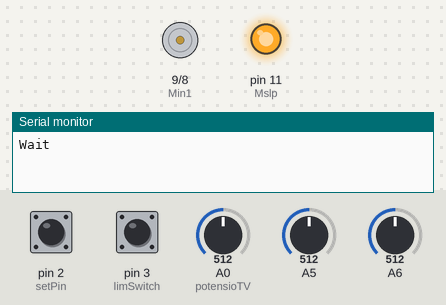
A sketch run on a simulated Arduino Nano, built with avr-gcc and run on an emulated ATmega328P. On the bench: motor-driver pin pairs drawn as motors (green arrow = first pin HIGH = forward, orange = second pin HIGH = backward, longer = more drive, scaled by the enable pin), output pins drawn as LEDs (lit = HIGH), the last lines printed to the serial monitor. The test bench sets the inputs (shaded band); at power-on: pin 3 (limSwitch) HIGH, A5 = 512, pin 2 (setPin) HIGH, A0 (potensioTV) = 512, A6 = 512.

Above: at 5.0 s.
5.1 s: pin 3 (limSwitch) pulled LOW for 0.15 s
At 7.8 s:
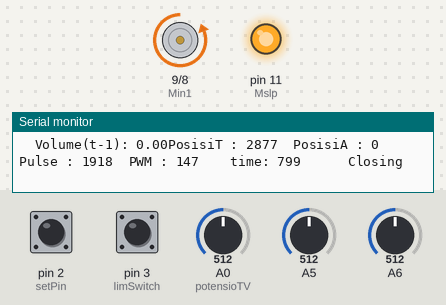
12.2 s: A5 set to 549
15.2 s: A5 set to 580
18.2 s: pin 3 (limSwitch) pulled LOW for 0.15 s
At 29.4 s:
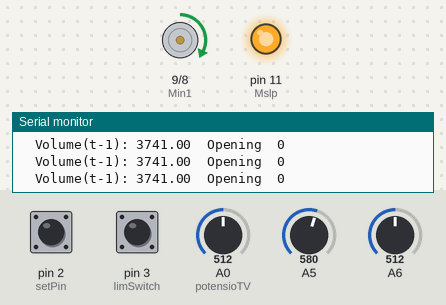
Timing chart, 0 to 29.7 s (numbered marks = the images above; inputs shaded):
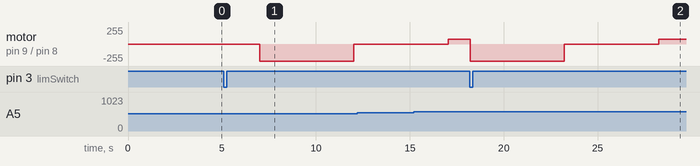

Measured:
- after the input at 5.1 s, motor on pin 9 (Min1) / pin 8 (Min2): stopped → backward 255/255 after 1.9 s, → stopped 5.0 s later
- after the input at 18.2 s, motor on pin 9 (Min1) / pin 8 (Min2): forward 70/255 → backward 255/255 at once, → stopped 5.0 s later, → forward 70/255 5.0 s later

The sketch:

TestKecepatanMotor.ino
```cpp
//Pin Control Motor////////////////////////////////////////////////////////////
#define Min1 9
#define Min2 8
#define Men 10
#define Mslp 11
#define limSwitch 3

#define encoder 18

const byte setPin = 2;

int nilaiPotensioTV = 0;

const int potensioTV = A0;

int TV = 500;
int tIn = 1500;

bool start = 0;
bool limState = false;

int count;
bool rise = false;

float pres, rho = 1.2754, //mass jenis udara 1.2 Kg/m3
            a1 = 188.691 * 1e-6,  //m^2
            a2 = 78.539 * 1e-6,  //m^2
            v1, v2, Q1, Q2,
            interval_limit, pressure, volume, tp, MAX_PRESSURE;

int tBef;

float lastOutput;
float vol;
unsigned long ti;

int posisi;
int pulsePerSecond;
int pwm;

void setup() {
  // put your setup code here, to run once:
  Serial.begin(115200);

  pinMode(setPin, INPUT_PULLUP);
  pinMode(limSwitch, INPUT_PULLUP);
  pinMode(encoder, INPUT_PULLUP);

  attachInterrupt(digitalPinToInterrupt(setPin), blink1, FALLING);
  attachInterrupt(digitalPinToInterrupt(limSwitch), limSwich_Procedure, FALLING);
  attachInterrupt(digitalPinToInterrupt(encoder),  motorEncoder, FALLING);

  pinMode(Min1, OUTPUT);
  pinMode(Min2, OUTPUT);
  pinMode(Men, OUTPUT);
  pinMode(Mslp, OUTPUT);
  digitalWrite(Men, HIGH);
  digitalWrite(Mslp, HIGH);
  digitalWrite(Min2, LOW);
  digitalWrite(Min1, LOW);

  Serial.println("Wait");
  delay(5000);

  digitalWrite(Min1, LOW);
  analogWrite(Min2, 70);
  Serial.println("Close");
  delay(2000);


  while (limState == 0) {
    digitalWrite(Min2, LOW);
    Serial.println("Open");
    analogWrite(Min1, 70);
  }
}

void loop() {
  // put your main code here, to run repeatedly:
  int time[] = {2000, 2000, 0};

  limState = false;

  Serial.println("Running ");
  for (int i = 0; i < 2; i++) {

    nilaiPotensioTV = analogRead(potensioTV);
    nilaiPotensioTV = map(nilaiPotensioTV, 0, 1020, 40, 255);

    //    time[0] = map(nilaiPotensioTV, 100, 70, 3000, 5000);

    perintah(i , time[i]);
    //    Serial.print("Waktu :");

    //    Serial.print("Perintah :");
    //    Serial.print(i);
    //    Serial.print("  ");
  }

  limState = false;

  while (limState == 0) {
    //  while (count[0] >= 1627) {
    read_pressure();

    nilaiPotensioTV = analogRead(potensioTV);
    nilaiPotensioTV = map(nilaiPotensioTV, 0, 1020, 40, 255);

    //    Serial.print("PWM : ");
    //    Serial.print(nilaiPotensioTV);
    //    Serial.print("  ");

    analogWrite(Min1, 70);
    digitalWrite(Min2, LOW);

    rise = false;

    Serial.print("  Opening");
    Serial.print("  ");
    Serial.println(count);
  }

  delay(10);
}

void perintah(int c, int t) {
  unsigned long tick = millis();

  tBef = 0;
  volume = 0;

  posisi = (1.9204 * TV) + 1917;

  pulsePerSecond = posisi / (tIn / 1000.0);

  pwm = (0.0607 * pulsePerSecond) + 24.108;

  while (millis() - tick <= 5000) {
    read_pressure();
    t = millis() - tick; // ms
    //    Serial.print("  t: "); Serial.print(t);

    volume += Q1 * ((t - tBef) / 1000.0);  // ml

    //    Serial.print("  DeltaT: "); Serial.print(t - tBef);
    //    Serial.print("  Vol= "); Serial.print(volume);

    tBef = t;

    nilaiPotensioTV = analogRead(potensioTV);
    pwm = map(nilaiPotensioTV, 0, 1020, 40, 255);

    Serial.print("PosisiT : ");
    Serial.print(posisi);
    Serial.print("  ");

    Serial.print("PosisiA : ");
    Serial.print(count);
    Serial.print("  ");

    Serial.print("Pulse : ");
    Serial.print(pulsePerSecond);
    Serial.print("  ");

    Serial.print("PWM : ");
    Serial.print(pwm);
    Serial.print("  ");

    switch (c) {
      case 0:
        if (count <= 3000) {
          digitalWrite(Min1, LOW);
          analogWrite(Min2, pwm);
          Serial.print("  time: ");
          Serial.print(millis() - tick);
          Serial.print("    ");
        } else {
          digitalWrite(Min1, LOW);
          digitalWrite(Min2, LOW);
        }

        Serial.print("  Closing");
        rise = true;
        Serial.print("  ");
        break;
      case 1:
        delay(100);
        digitalWrite(Min1, LOW);
        digitalWrite(Min2, LOW);
        Serial.print("  Holding");
        Serial.print("  ");
        Serial.print(count);
        break;
        //      case 2:
        //        if (limState == 0) {
        //          analogWrite(Min1, nilaiPotensioTV);
        //          digitalWrite(Min2, LOW);
        //          Serial.print("  Opening");
        //        } else {
        //          digitalWrite(Min2, LOW);
        //          digitalWrite(Min1, LOW);
        //        }
        //        break;
    }
    Serial.println();
  }

  digitalWrite(Min1, LOW);
  digitalWrite(Min2, LOW);

  if (volume != 0) {
    vol = map(volume , 0 , 93, 0, 1000);
    //      vol = volume;
  }

  if (t != 0) {
    ti = t;
  }
}
```

interupt.ino
```cpp
void blink1() {
//  Serial.print("  setSwitch Pressed!! ");
//
//  unsigned long interrupt_time = millis();
//  if (millis() - interrupt_time > 200) {
//    Serial.println (millis() - interrupt_time);
//    Serial.println ("Running!!");
//    start = !start;
//  }
}

void limSwich_Procedure () {
  static unsigned long last_interrupt_time = 0;
  unsigned long interrupt_time = millis();
  // If interrupts come faster than 200ms, assume it's a bounce and ignore
  if (interrupt_time - last_interrupt_time > 200)
  {

    Serial.println ("limSwitch Pressed!!");
    limState = true;
    count = 0;
  }
  last_interrupt_time = interrupt_time;
}

void motorEncoder(){
  if(rise){
    count += 1;
  }else{
    count -= 1;
  }
}
```

pressure.ino
```cpp
float read_pressure() {
  //  Serial.println("MEASURE");
  tp = millis();
  int analogValue = analogRead(A5) - 93;
  int analogValue2 = analogRead(A6);

  pres = ((-0.0603 * analogValue)  + 28.461);

  float alpha = 0.8;

  float average = alpha * pres + (1 - alpha) * lastOutput; //Persamaan EWMA dalam baris program

  lastOutput = average;  //Masukan data suhu yang terfilter kedalam variabel lastHoutput

  //  pres = round(average * 100) / (float)100;  //Untuk membulatkan nilai AverageH ke 2 angka dibelakang koma

  //  pres *= 10.1971;  //
  //  Serial.print("  PRESSUREb: ");Serial.print(pres, 5);
  pres = constrain(pres, 0, 100); //kPa
//  Serial.print("  PRESSUREa: "); Serial.print(pres, 5);
  v1 = sqrt((2 * pres / rho) / (pow((a1 / a2), 2) - 1)); // m/s
  v2 = sqrt((2 * pres / rho) / (1 - (pow((a2 / a1), 2)))); // m/s
  Q1 = a1 * v1;                                   // m3/s
  Q2 = a2 * v2;                                   // m3/s
  Q1 = Q1 * 1000000;                              // ml/s
  Q2 = Q2 * 1000000;                              // ml/s

//  Q1av = vol /

  pressure = (analogValue2 * 0.00512) - 2.8772;   // kPa
  pressure *= 10.1971;                            // cmH2O
  pressure = constrain(pressure, 0, 100);
  //  Serial.print("TIMER PRESS: ");
  //  Serial.println(tp-tp_1);
  //  if (pressure >= MAX_PRESSURE){
  //    start = 1;
  //    set_alarm(start);
  //    disp_alarm();
  //    Serial.println("max pres");
  //
  //  }
  //  else if ((pressure < MIN_PRESSURE) && (tp - tp_1 >= timer_pressure_limit) )
  //  {
  //    tp_1 = tp;
  //    Serial.println("low pres");
  //    start = 1;
  //    set_alarm(start);
  //    disp_alarm();
  //  }

//  Serial.print("  ");  Serial.print(analogValue);
//  Serial.print("  ti: "); Serial.print(ti);
  Serial.print("  Volume(t-1): "); Serial.print(vol);
//  Serial.print("  V1: "); Serial.print(v1, 3);
//  Serial.print("  V2: "); Serial.print(v2);
//  Serial.print("  Flow 1: "); Serial.print(Q1, 3);
//  Serial.print("  Flow 2: "); Serial.print(Q2);
//  Serial.print("  Q1av: "); Serial.print(Q1av, 3);
  //  Serial.print("t: "); Serial.println(td - td_1);
  //  tp_1 = tp;
  return Q1;
  return pressure;
}
```
